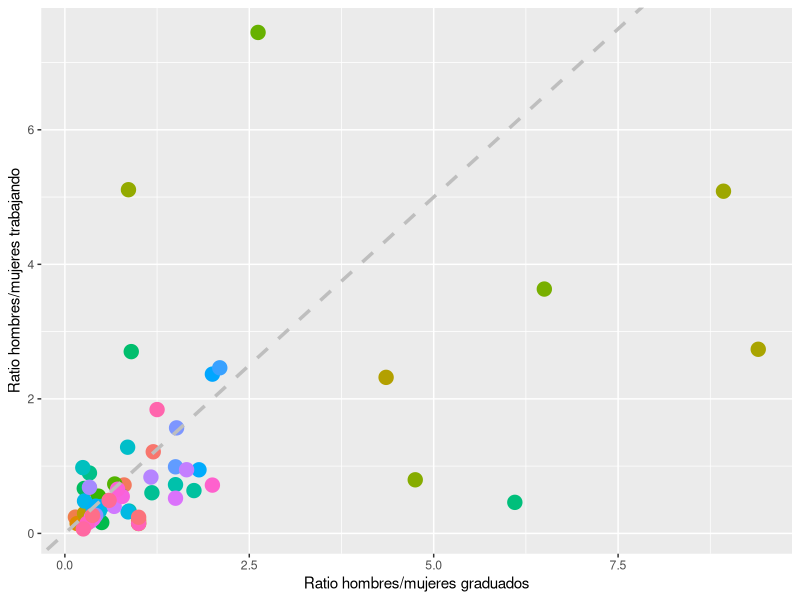

Write R code to recreate this figure.
# Libreria de graficos
library(ggplot2)
# Librería para hacer la distancia entre dos strings
library(stringdist)


# Limpiamos el entorno
rm ( list = ls() )

# Suponemos utf8
trabajando <- read.csv2(  "./listas/INE.csv", 
                          col.names=c("carreras",rep(c("hombres","mujeres"),3)),
                          header = TRUE, 
                          sep=",",
                          dec=".",
                          skip=1,
                          stringsAsFactors = FALSE
                        )               

graduados <- read.csv2(  "./listas/201415matriculasgradoramas.csv",
                          col.names = c("ramas","carreras","hombres","mujeres","Total"), 
                          header = TRUE, 
                          sep=",",
                          stringsAsFactors = FALSE
                        )

# Limpiamos un poco los datasets
trabajando <- na.omit( trabajando )
graduados <- na.omit( graduados )
trabajando <- trabajando[ !duplicated( trabajando$carreras ), ]
graduados <- graduados[ !duplicated( graduados$carreras ), ]


# Extraemos las titulaciones
trabajando.titul <- trabajando$carreras 
graduados.titul <- graduados$carreras


# Tolerancia de la distancia de Levenshtein
tol <- 3.0


# Función que genera pares de carreras comunes a ambos datasets
gradpair <- function(x){  d<- stringdist(tolower(trabajando.titul[x]), tolower(graduados.titul), method='lv')
                          argmin <- which.min (d)
                          
                          if (d[argmin]<=tol){ 
                              list(x, argmin)
                          }
}


# Calculamos las carreras comunes a ambos datasets y los reordenamos
v <- lapply (seq(1,length(trabajando.titul)), gradpair)
tr <- unlist(lapply(v, function(x){ x[1] } ))
gr <- unlist(lapply(v, function(x){ x[2] } ))


trabajando <- trabajando[ tr, ]
graduados <- graduados[ gr, ]
trabajando <- trabajando[ order( trabajando$carreras ), ]
graduados <- graduados[ order( graduados$carreras ), ]


# data frame para representar ratios
data <- data.frame( graduados$carreras, 
                    as.numeric(trabajando$hombres) / as.numeric(trabajando$mujeres), 
                    as.numeric(graduados$hombres) / as.numeric(graduados$mujeres )
                  )
colnames(data) <- c("titulacion", "ratio.trabajando", "ratio.graduados" )

# quitamos valores que no aportan información
data <- data [ data$ratio.graduados > 0, ]


# generamos el gráfico de datos
graph <-  ggplot(data,aes( x=ratio.graduados,y=ratio.trabajando, colour=titulacion, size=8) ) + 
          xlab("Ratio hombres/mujeres graduados") +
          ylab("Ratio hombres/mujeres trabajando") +
          theme(legend.position="none")+
          geom_point()+
          geom_abline(intercept=0, slope=1, colour="grey",size=1.2, linetype=2)
          
graph
ggsave(filename="ratios.png", plot=graph, scale=0.8)


# Calculamos la desviación estándar
data.sd <- sd (with(data, ratio.trabajando / ratio.graduados))
data.mean <- mean(with(data, ratio.trabajando / ratio.graduados))

# Carreras donde hay preferencia en la contratación por hombres
fav.hombres <- data$titulacion[ with(data, abs(ratio.trabajando/ratio.graduados - data.mean) > data.sd  
                                     & ratio.trabajando/ratio.graduados > 1) ]
# Carreras donde hay preferencia en la contratación por mujeres
fav.mujeres <- data$titulacion[ with(data, abs(ratio.trabajando/ratio.graduados - data.mean) > data.sd  
                                     & ratio.trabajando/ratio.graduados < 1) ]
